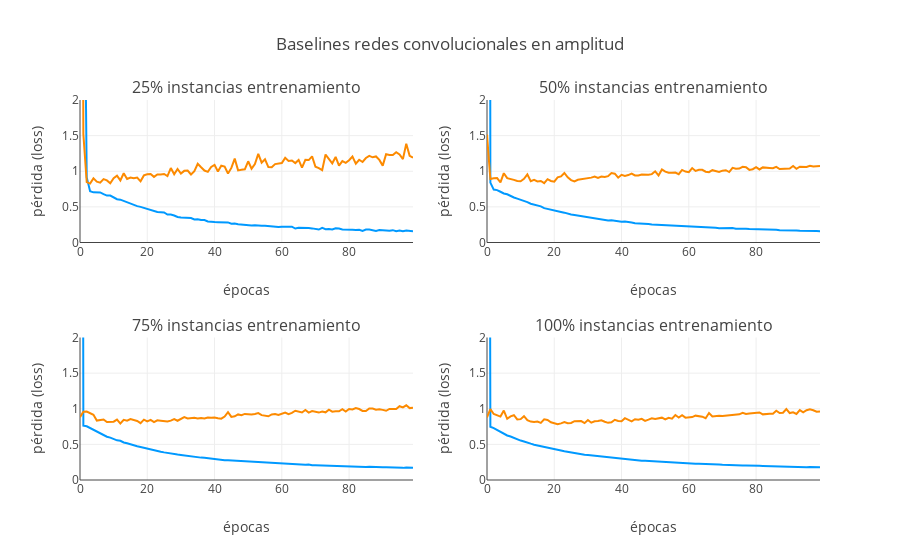

Notebook code for this chart:
### Code cell
plot_cnn_wide_supervised([train_rate_25, train_rate_50, train_rate_75, train_rate_100],
                          title='Baselines redes convolucionales en amplitud', yrange=[0, 2],
                          metric='loss', rows=2, cols=2)
